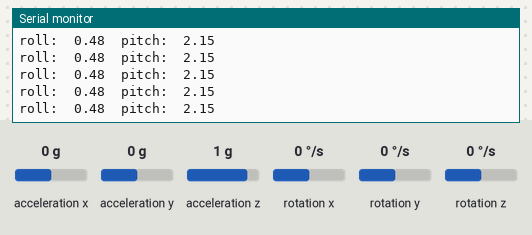
Simulated run of this sketch. Board: Arduino Uno, built with avr-gcc and run on an emulated ATmega328P. On the bench: the last lines printed to the serial monitor. Wiring (inferred from the names in the program): MPU-6050 motion sensor at I2C address 0x68. The test bench sets the inputs (shaded band); at power-on: acceleration x 0 g, acceleration y 0 g, acceleration z 1 g, rotation x 0 °/s, rotation y 0 °/s, rotation z 0 °/s.

Above: at 1.3 s.
1.4 s: acceleration x set to -1.4 g
At 2.4 s:
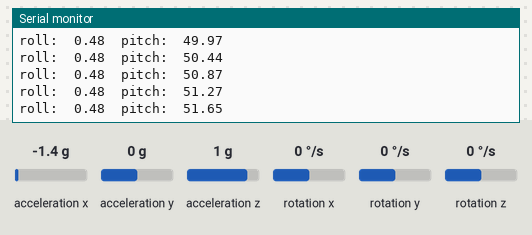
4.4 s: acceleration y set to -1.4 g
At 5.3 s:
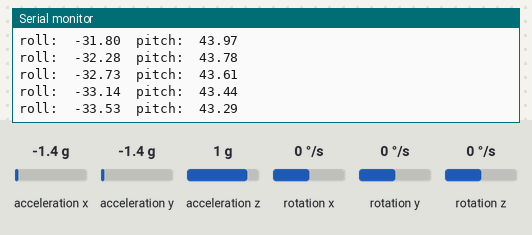
7.4 s: acceleration x set to 0 g
At 8.3 s:
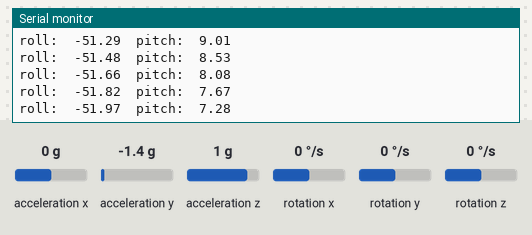
10.4 s: acceleration y set to 0.8 g
At 11.1 s:
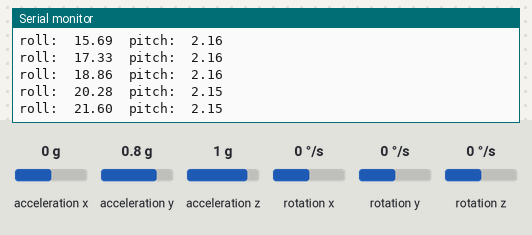
13.4 s: acceleration x set to 0.8 g
At 14.2 s:
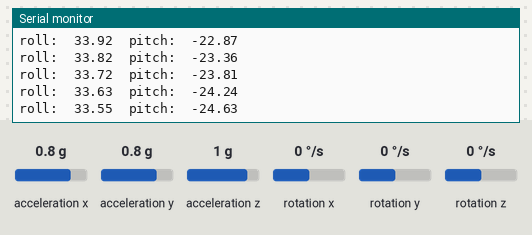
Timing chart, 0 to 16.4 s (numbered marks = the images above; inputs shaded):
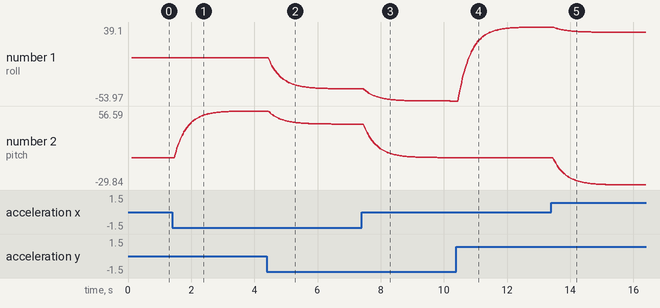

Measured:
- after the input at 1.4 s, the serial monitor: prints a new line after 0.09 s (image 1)
- plotted number 2: 2.15 → 56.58 after the input at 1.4 s

The sketch:

IMU_comp_filter.ino
```cpp
#include<Wire.h>

const int MPU=0x68;  // I2C address of the MPU-6050

//Variables to store the Accelorometer and Gyro Values
float AcX,AcY,AcZ,GyX,GyY,GyZ;
float accel_angle_x,accel_angle_y;

//variables to store the Yaw,Pitch and Roll Angle Values
float ypr[3] = {0.0f,0.0f,0.0f};
float yprLast[3] = {0.0f,0.0f,0.0f};

//Variable to store the time change 'dt'
uint32_t dt_last;
uint8_t i2cData[14];

void setup()
{
  initMPU(); // Run the Sensor initializing Function

  //initializing Serial Communication
  Serial.begin(9600);
  Serial.flush();
  Serial.println("Setup Done");

}

void loop()
{
  getYPR(); //Run the Angle computing function
}

//Function to Initialze the IMU Sensor

void initMPU()
{
  Wire.begin();
  TWBR = ((F_CPU / 400000L) - 16) / 2;

  i2cData[0] = 7;
  i2cData[1] = 0x00;
  i2cData[2] = 0x00;
  i2cData[3] = 0x00;
  while (i2cWrite(0x19, i2cData, 4, false));
  while (i2cWrite(0x6B, 0x01, true));

  while (i2cRead(0x75, i2cData, 1));
  if (i2cData[0] != 0x68)
  {
    Serial.print(F("Error reading sensor"));
    while (1);
  }

  delay(100);

  while (i2cRead(0x3B, i2cData, 6));
  AcX = (i2cData[0] << 8) | i2cData[1];
  AcY = (i2cData[2] << 8) | i2cData[3];
  AcZ = (i2cData[4] << 8) | i2cData[5];

  double accel_angle_x = atan2(AcY, sqrt(AcX*AcX + AcZ*AcZ)) * 180/PI ;
  double accel_angle_y = atan2(AcX, sqrt(AcY*AcY + AcZ*AcZ)) * 180/PI ;

  ypr[2] = accel_angle_x;
  ypr[1] = accel_angle_y;

  dt_last = micros();
}

void getYPR()
{

  while (i2cRead(0x3B, i2cData, 14));
  AcX = ((i2cData[0] << 8) | i2cData[1]);
  AcY = ((i2cData[2] << 8) | i2cData[3]);
  AcZ = ((i2cData[4] << 8) | i2cData[5]);

  GyX = (i2cData[8] << 8) | i2cData[9];
  GyY = (i2cData[10] << 8) | i2cData[11];
  GyZ = (i2cData[12] << 8) | i2cData[13];

  double dt = (double)(micros() - dt_last) / 1000000; // Calculate delta time
  dt_last = micros();

// converting Acceleration to degree using inverse tan function
  double accel_angle_x = atan2(AcY, sqrt(AcX*AcX + AcZ*AcZ)) * 180/PI ;
  double accel_angle_y = atan2(-AcX, sqrt(AcY*AcY + AcZ*AcZ)) * 180/PI ;

  double GyX = GyX / 131.0; // Convert to deg/s
  double GyY = GyY / 131.0; // Convert to deg/s

   // Calculate the angle using a Complimentary filter

  ypr[2] = 0.93 * (ypr[2] + GyX * dt) + 0.07 * accel_angle_x;
  ypr[1] = 0.93 * (ypr[1] + GyY * dt) + 0.07 * accel_angle_y;


  /* Print Data */

  Serial.print("roll:  ");
  Serial.print(ypr[2]+0.48); // adding some angle offset
  Serial.print("\tpitch:  ");
  Serial.println(ypr[1]+2.15);   // adding some angle offset
  delay(1);

}
```

I2C.ino
```cpp
// (licence header left out)
const uint8_t IMUAddress = 0x68; // AD0 is logic low on the PCB
const uint16_t I2C_TIMEOUT = 1000; // Used to check for errors in I2C communication

uint8_t i2cWrite(uint8_t registerAddress, uint8_t data, bool sendStop) {
  return i2cWrite(registerAddress, &data, 1, sendStop); // Returns 0 on success
}

uint8_t i2cWrite(uint8_t registerAddress, uint8_t *data, uint8_t length, bool sendStop) {
  Wire.beginTransmission(IMUAddress);
  Wire.write(registerAddress);
  Wire.write(data, length);
  uint8_t rcode = Wire.endTransmission(sendStop); // Returns 0 on success
  if (rcode) {
    Serial.print(F("i2cWrite failed: "));
    Serial.println(rcode);
  }
  return rcode; // See: http://arduino.cc/en/Reference/WireEndTransmission
}

uint8_t i2cRead(uint8_t registerAddress, uint8_t *data, uint8_t nbytes) {
  uint32_t timeOutTimer;
  Wire.beginTransmission(IMUAddress);
  Wire.write(registerAddress);
  uint8_t rcode = Wire.endTransmission(false); // Don't release the bus
  if (rcode) {
    Serial.print(F("i2cRead failed: "));
    Serial.println(rcode);
    return rcode; // See: http://arduino.cc/en/Reference/WireEndTransmission
  }
  Wire.requestFrom(IMUAddress, nbytes, (uint8_t)true); // Send a repeated start and then release the bus after reading
  for (uint8_t i = 0; i < nbytes; i++) {
    if (Wire.available())
      data[i] = Wire.read();
    else {
      timeOutTimer = micros();
      while (((micros() - timeOutTimer) < I2C_TIMEOUT) && !Wire.available());
      if (Wire.available())
        data[i] = Wire.read();
      else {
        Serial.println(F("i2cRead timeout"));
        return 5; // This error value is not already taken by endTransmission
      }
    }
  }
  return 0; // Success
}
```
